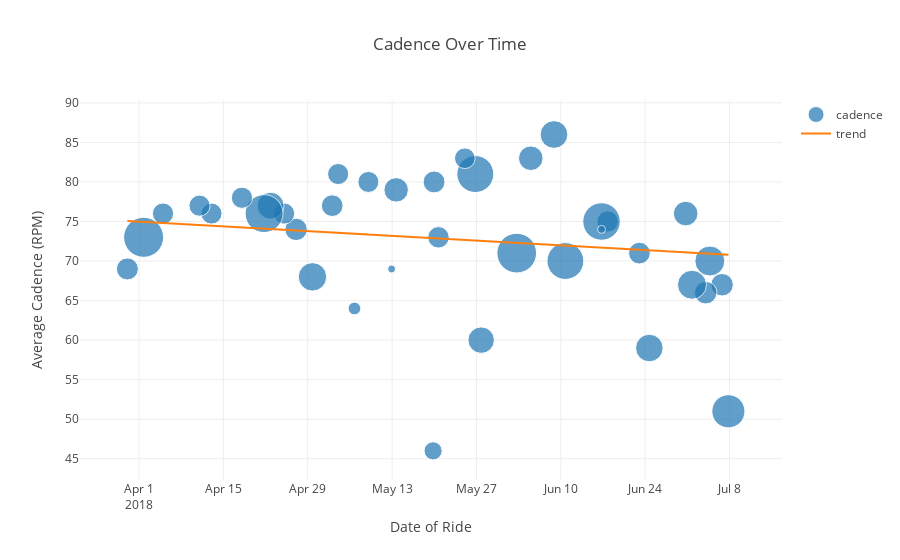

Notebook cell for this chart:
### Code cell
# Let's group by time and look at how some different statistics vary

#sessions["bubble_display"] = 

#sessions_ts = sessions.set_index("start_time")
#sessions_gpby = sessions_ts.groupby(pd.Grouper(freq='W'))

def time_depencies(df, x_time, variables):
    data = []
    visible = [false]*len(variables)*2 
    for i, var in enumerate(variables):
        trace = go.Scatter(
            x = sessions[x_time],
            y = sessions[var],
            mode = 'markers',
            name ='cadence',
#             marker = dict(
#                 size = sessions.total_distance,
#                 sizemode = "area",
#                 sizeref = 2.*max(sessions.total_distance)/(40.**2),
#                 sizemin = 4
#             )
        )
        data.append(trace)

        X, Y = linear_regression(sessions, "start_time", var, x_time=True)

        trace_fit = go.Scatter(
            x = X,
            y = Y,
            mode = 'lines',
            name ='trend'
        )
        data.append(trace_fit)
        
        # Generate the update menu buttons
        new_visible = visible
        new_visible[i*2] = True
        new_visible[i*2-1] = True
        buttons = dict(label = var,
                       method = 'update',
                       args = [{'visible':new_visible},
                               {'title': str(var) + " Over Time"}])
        
    updatemenus = list([
        dict(
             buttons=buttons,
             x=.5,
             xanchor="left",
             y=1.1,
             yanchor="top",
             showactive=True,
        ),
    ])


    layout = go.Layout(
        title="Cadence Over Time",
        xaxis = dict(
            title=x_time
        ),
        updatemenus=updatemenus
    )
    return go.Figure(data=data, layout=layout)

py.iplot(time_depencies(sessions, "start_time", ["avg_cadence", "avg_speed", "total_distnace", "total_"]))

### Figure 1 — Plotly figure (JSON) as saved in the notebook; plotly's stock layout.template omitted (floating-point values rounded to 4 significant figures)
{"data": [{"marker": {"size": [45.51, 21.0, 37.23, 21.09, 34.89, 25.09, 31.48, 19.59, 18.91, 58.36, 1.461, 56.36, 31.89, 25.02, 65.36, 29.03, 56.7, 17.75, 19.04, 19.88, 13.72, 24.82, 2.208, 18.32, 6.739, 18.47, 19.45, 33.55, 20.7, 18.59, 29.98, 59.68, 18.72, 18.36, 18.53, 18.66, 66.37, 20.06], "sizemin": 4, "sizemode": "area", "sizeref": 0.08296}, "mode": "markers", "name": "cadence", "type": "scatter", "uid": "b7dd757e-859d-11e8-a0d5-dca904908257", "x": ["2018-07-07 19:37:29", "2018-07-06 18:30:37", "2018-07-04 17:48:46", "2018-07-04 01:19:45", "2018-07-01 18:43:28", "2018-06-30 17:33:46", "2018-06-24 16:50:21", "2018-06-23 01:14:40", "2018-06-17 18:53:37", "2018-06-16 18:18:20", "2018-06-16 18:11:56", "2018-06-10 18:21:53", "2018-06-08 20:57:50", "2018-06-05 00:30:46", "2018-06-02 16:30:27", "2018-05-27 18:55:26", "2018-05-26 19:33:26", "2018-05-25 01:52:03", "2018-05-20 16:51:02", "2018-05-19 23:17:26", "2018-05-19 19:25:32", "2018-05-13 16:20:40", "2018-05-12 22:10:55", "2018-05-09 01:44:55", "2018-05-06 18:11:18", "2018-05-04 01:11:24", "2018-05-03 01:43:02", "2018-04-29 18:59:28", "2018-04-27 01:42:14", "2018-04-25 01:51:59", "2018-04-22 20:07:10", "2018-04-21 18:13:04", "2018-04-18 02:02:44", "2018-04-13 00:52:34", "2018-04-11 01:07:13", "2018-04-04 23:38:26", "2018-04-01 18:23:29", "2018-03-30 01:45:20"], "y": [51, 67, 70, 66, 67, 76, 59, 71, 75, 75, 74, 70, 86, 83, 71, 60, 81, 83, 73, 80, 46, 79, 69, 80, 64, 81, 77, 68, 74, 76, 77, 76, 78, 76, 77, 76, 73, 69]}, {"mode": "lines", "name": "trend", "type": "scatter", "uid": "b7dd781c-859d-11e8-92a2-dca904908257", "x": ["2018-05-09 01:44:55", "2018-05-19 19:25:32", "2018-05-04 01:11:24", "2018-06-08 20:57:50", "2018-05-13 16:20:40", "2018-06-02 16:30:27", "2018-04-01 18:23:29", "2018-05-06 18:11:18", "2018-06-24 16:50:21", "2018-05-12 22:10:55", "2018-04-18 02:02:44", "2018-04-13 00:52:34", "2018-06-16 18:18:20", "2018-04-21 18:13:04", "2018-05-25 01:52:03", "2018-05-27 18:55:26", "2018-05-26 19:33:26", "2018-04-22 20:07:10", "2018-06-23 01:14:40", "2018-06-17 18:53:37", "2018-04-25 01:51:59", "2018-06-10 18:21:53", "2018-05-03 01:43:02", "2018-04-29 18:59:28", "2018-04-04 23:38:26", "2018-06-30 17:33:46", "2018-04-11 01:07:13", "2018-03-30 01:45:20", "2018-04-27 01:42:14", "2018-07-04 17:48:46", "2018-07-01 18:43:28", "2018-06-16 18:11:56", "2018-07-04 01:19:45", "2018-05-19 23:17:26", "2018-07-07 19:37:29", "2018-06-05 00:30:46", "2018-05-20 16:51:02", "2018-07-06 18:30:37"], "y": [73.34, 72.88, 73.56, 72.03, 73.15, 72.29, 74.94, 73.44, 71.35, 73.18, 74.24, 74.45, 71.69, 74.08, 72.66, 72.54, 72.59, 74.04, 71.42, 71.65, 73.94, 71.95, 73.6, 73.74, 74.8, 71.09, 74.54, 75.05, 73.86, 70.92, 71.05, 71.69, 70.95, 72.88, 70.79, 72.19, 72.85, 70.84]}], "layout": {"title": "Cadence Over Time", "xaxis": {"title": "Date of Ride"}, "yaxis": {"title": "Average Cadence (RPM)"}}}
